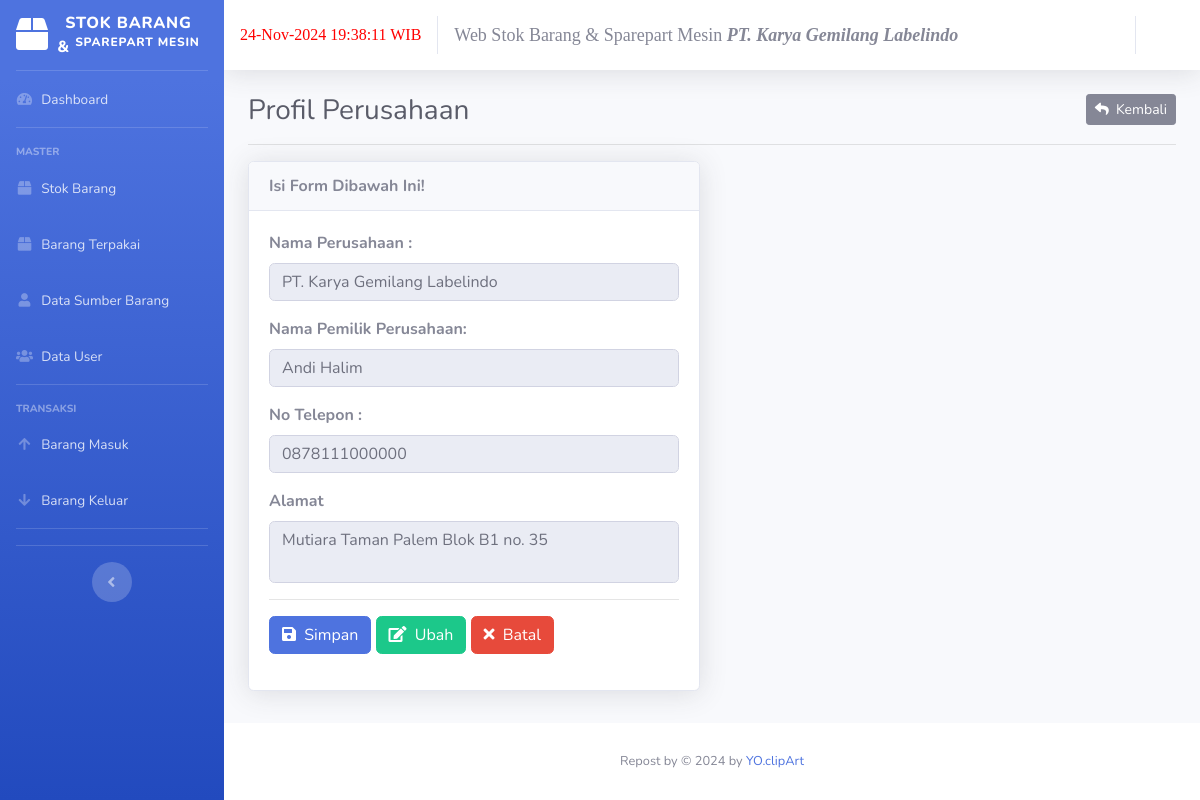
Screenshot of /stokbarang&sparepartKGL/index.php/toko with the database file from the repository.
### tables this page shows
CREATE TABLE `data_toko` (
  `id` int(11) NOT NULL,
  `nama_toko` varchar(80) DEFAULT NULL,
  `nama_pemilik` varchar(80) DEFAULT NULL,
  `no_telepon` varchar(15) DEFAULT NULL,
  `alamat` varchar(255) DEFAULT NULL
);

### stokbarang&sparepartKGL/application/controllers/Toko.php (called while the page is built, shortened)
<?php
class Toko extends CI_Controller
{
	public function __construct()
	{
		$this->load->model('M_toko', 'm_toko');
		$this->data['aktif'] = 'toko';
	}
	public function index()
	{
		$this->data['title'] = 'Profil Perusahaan';
		$this->data['toko'] = $this->m_toko->lihat();
		$this->load->view('toko', $this->data);
	}
}

### stokbarang&sparepartKGL/index.php (called while the page is built, shortened)
<?php
require_once BASEPATH . 'core/CodeIgniter.php';

### stokbarang&sparepartKGL/application/models/M_toko.php (called while the page is built, shortened)
<?php
class M_toko extends CI_Model {
	protected $_table = 'data_toko';
	public function lihat(){
		return $this->db->get_where($this->_table, ['id' => 1])->row();
	}
}

### stokbarang&sparepartKGL/application/views/toko.php (the view, shortened to what this page needs)
<!DOCTYPE html>
<html lang="en">
<head>
</head>
<body id="page-top">
    <div id="wrapper">
        <div id="content-wrapper" class="d-flex flex-column">
            <div id="content" data-url="<?= base_url('kasir') ?>">
                <div class="container-fluid">
                    <div class="clearfix">
                        <div class="float-left">
                            <h1 class="h3 m-0 text-gray-800"><?= $title ?></h1>
                        </div>
                        <div class="float-right">
                            <a href="<?= base_url('dashboard') ?>" class="btn btn-secondary btn-sm"><i
                                    class="fa fa-reply"></i>&nbsp;&nbsp;Kembali</a>
                        </div>
                    </div>
                    <hr>
                    <div class="row">
                        <div class="col-md-6">
                            <div class="card shadow">
                                <div class="card-header"><strong>Isi Form Dibawah Ini!</strong></div>
                                <div class="card-body">
                                    <form action="<?= base_url('toko/proses_ubah') ?>" id="form-tambah" method="POST">
                                        <div class="form-group">
                                            <label for="nama_toko"><strong>Nama Perusahaan : </strong></label>
                                            <input type="text" name="nama_toko" id="nama_toko"
                                                value="<?= $toko->nama_toko ?>" placeholder="Masukan Nama Perusahaan"
                                                class="form-control" readonly>
                                        </div>
                                        <div class="form-group">
                                            <label for="nama_toko"><strong>Nama Pemilik Perusahaan: </strong></label>
                                            <input type="text" name="nama_pemilik" id="nama_pemilik"
                                                value="<?= $toko->nama_pemilik ?>" placeholder="Masukan Nama Pemilik"
                                                class="form-control" readonly>
                                        </div>
                                        <div class="form-group">
                                            <label for="nama_toko"><strong>No Telepon : </strong></label>
                                            <input type="number" name="no_telepon" id="no_telepon"
                                                value="<?= $toko->no_telepon ?>" placeholder="Masukan No Telepon"
                                                class="form-control" readonly>
                                        </div>
                                        <div class="form-group">
                                            <label for="alamat"><strong>Alamat</strong></label>
                                            <textarea readonly name="alamat" id="alamat" class="form-control"
                                                placeholder="Masukan Alamat"
                                                style="resize: none;"><?= $toko->alamat ?></textarea>
                                        </div>
                                        <hr>
                                        <div class="form-group">
                                            <button type="submit" class="btn btn-primary"><i
                                                    class="fa fa-save"></i>&nbsp;&nbsp;Simpan</button>
                                            <button type="button" class="btn btn-success" id="ubah"><i
                                                    class="fa fa-edit"></i>&nbsp;&nbsp;Ubah</button>
                                            <button type="reset" class="btn btn-danger"><i
                                                    class="fa fa-times"></i>&nbsp;&nbsp;Batal</button>
                                        </div>
                                    </form>
                                </div>
                            </div>
                        </div>
                    </div>
                </div>
            </div>
        </div>
    </div>
</body>
</html>

### rows the page displays
data_toko: nama_toko "PT. Karya Gemilang Labelindo", nama_pemilik "Andi Halim", no_telepon "0878111000000", alamat "Mutiara Taman Palem Blok B1 no. 35"

### other values shown
$title "Profil Perusahaan"
